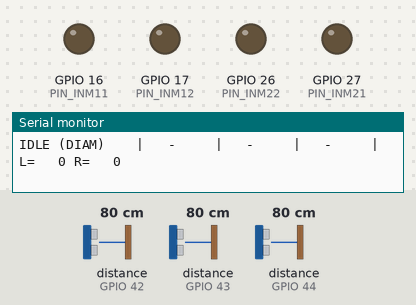
Simulated run of this program. Board: ESP32. Shown: output pins drawn as LEDs (lit = HIGH), the last lines printed to the serial monitor. The inputs (shaded band) are chosen by the test bench; at power-on: distance to the obstacle (sensors on GPIO 42, GPIO 43, GPIO 44) 80 cm.

Above: at 1.2 s.
1.3 s: distance to the obstacle (sensor on GPIO 42) set to 44 cm
2.8 s: distance to the obstacle (sensor on GPIO 42) set to 37 cm
At 4.1 s:
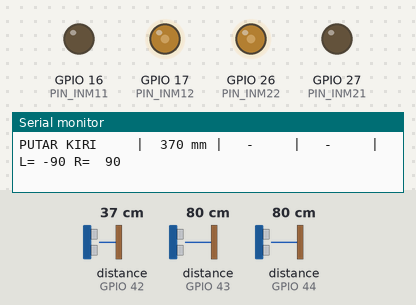
4.4 s: distance to the obstacle (sensor on GPIO 43) set to 44 cm
5.9 s: distance to the obstacle (sensor on GPIO 43) set to 36 cm
At 6.4 s:
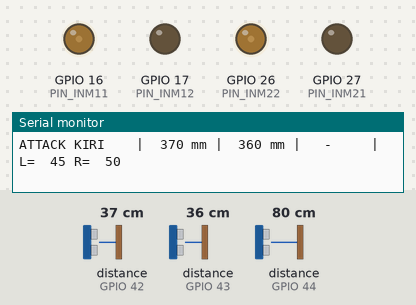
7.4 s: distance to the obstacle (sensor on GPIO 44) set to 2 cm
At 8.6 s:
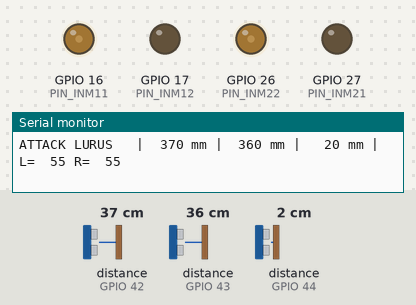
Timing chart, 0 to 10.4 s (numbered marks = the images above; inputs shaded):
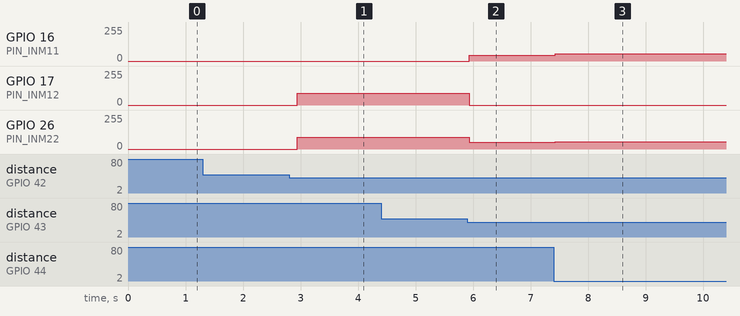

Measured:
- the behaviour switches between 41 and 40 cm on distance to the obstacle (sensor on GPIO 42) (found by bisection; images 0 and 1)
- the behaviour switches between 41 and 40 cm on distance to the obstacle (sensor on GPIO 43) (found by bisection; images 1 and 2)
- after the input at 2.8 s, GPIO 17 (PIN_INM12), GPIO 26 (PIN_INM22): 0/255 → 90/255 after 0.14 s
- after the input at 5.9 s, GPIO 16 (PIN_INM11): 0/255 → 45/255 at once; GPIO 17 (PIN_INM12): 90/255 → 0/255 at once; GPIO 26 (PIN_INM22): 90/255 → 50/255 at once
- after the input at 7.4 s, GPIO 16 (PIN_INM11): 45/255 → 55/255 at once; GPIO 26 (PIN_INM22): 50/255 → 55/255 at once

The program:

main.cpp
```cpp
#include <Arduino.h>
#include <Wire.h>
#include <VL53L1X.h>

// =============================================================================
// TUNING VARIABLES - Ubah nilai di sini untuk tuning perilaku robot
// =============================================================================

// --- Sensor ---
const uint16_t ENEMY_MAX_DIST_MM        = 400;  // Jarak maksimum musuh dianggap terdeteksi (mm)
const uint16_t ENEMY_MIN_DIST_MM        = 1;    // Jarak minimum valid (abaikan 0 mm)

// --- Kecepatan Motor (0 - 255) ---
const int SPEED_ATTACK_FULL             = 55;  // Kecepatan maju lurus saat musuh tepat di depan
const int SPEED_ATTACK_OUTER            = 50;  // Kecepatan roda luar saat maju + belok
const int SPEED_ATTACK_INNER            = 45;  // Kecepatan roda dalam saat maju + belok
const int SPEED_TURN_IN_PLACE           = 90;  // Kecepatan belok di tempat (roda berlawanan)

// --- Timing ---
const unsigned long SENSOR_READ_INTERVAL_MS = 25; // Interval baca sensor (ms), minimum = timing budget

// =============================================================================
// PIN CONFIGURATION
// =============================================================================

// Motor Driver DRV8833
#define PIN_INM11  16   // Motor Kiri  IN1
#define PIN_INM12  17   // Motor Kiri  IN2
#define PIN_INM21  27   // Motor Kanan IN1
#define PIN_INM22  26   // Motor Kanan IN2

// Invert motor direction jika wiring terbalik secara mekanis
#define INVERT_LEFT_MOTOR   false
#define INVERT_RIGHT_MOTOR  true

// I2C Bus 0 (hanya Bus 0 yang digunakan, Bus 1 tidak dipasang)
#define I2C0_SDA  21
#define I2C0_SCL  22

// XSHUT pins: masing-masing mengontrol 1 sensor
// Posisi: Pos0 = Kiri, Pos1 = Tengah, Pos2 = Kanan
#define SENSOR_LEFT    0
#define SENSOR_CENTER  1
#define SENSOR_RIGHT   2

const uint8_t SENSOR_COUNT              = 3;
const uint8_t xshutPins[SENSOR_COUNT]   = {25, 33, 32};
const uint8_t sensorAddresses[SENSOR_COUNT] = {0x2A, 0x2B, 0x2C};

// =============================================================================
// PWM CONFIGURATION
// =============================================================================
const int PWM_FREQ       = 20000;  // 20 kHz ultrasonic (senyap)
const int PWM_RESOLUTION = 8;      // 8-bit (0-255)

// LEDC Channels (ESP32 Arduino Core v2.x)
const int CH_M11 = 0;
const int CH_M12 = 1;
const int CH_M21 = 2;
const int CH_M22 = 3;

// =============================================================================
// SENSOR STATE
// =============================================================================
TwoWire I2CBus0 = TwoWire(0);
VL53L1X sensors[SENSOR_COUNT];
bool sensorConnected[SENSOR_COUNT] = {false, false, false};

// Valid distance reading per sensor (0 = tidak terdeteksi / tidak valid)
uint16_t dist[SENSOR_COUNT] = {0, 0, 0};

// =============================================================================
// MOTOR DRIVER HELPERS
// =============================================================================
void writePWM(int pin, int channel, int duty) {
#if defined(ESP_ARDUINO_VERSION_MAJOR) && ESP_ARDUINO_VERSION_MAJOR >= 3
    ledcWrite(pin, duty);
#else
    ledcWrite(channel, duty);
#endif
}

void initMotorPWM() {
#if defined(ESP_ARDUINO_VERSION_MAJOR) && ESP_ARDUINO_VERSION_MAJOR >= 3
    ledcAttach(PIN_INM11, PWM_FREQ, PWM_RESOLUTION);
    ledcAttach(PIN_INM12, PWM_FREQ, PWM_RESOLUTION);
    ledcAttach(PIN_INM21, PWM_FREQ, PWM_RESOLUTION);
    ledcAttach(PIN_INM22, PWM_FREQ, PWM_RESOLUTION);
#else
    ledcSetup(CH_M11, PWM_FREQ, PWM_RESOLUTION);
    ledcAttachPin(PIN_INM11, CH_M11);
    ledcSetup(CH_M12, PWM_FREQ, PWM_RESOLUTION);
    ledcAttachPin(PIN_INM12, CH_M12);
    ledcSetup(CH_M21, PWM_FREQ, PWM_RESOLUTION);
    ledcAttachPin(PIN_INM21, CH_M21);
    ledcSetup(CH_M22, PWM_FREQ, PWM_RESOLUTION);
    ledcAttachPin(PIN_INM22, CH_M22);
#endif
}

// speed: -255 (mundur) hingga +255 (maju)
void setLeftMotor(int speed) {
    if (INVERT_LEFT_MOTOR) speed = -speed;
    speed = constrain(speed, -255, 255);
    if (speed > 0) {
        writePWM(PIN_INM11, CH_M11, speed);
        writePWM(PIN_INM12, CH_M12, 0);
    } else if (speed < 0) {
        writePWM(PIN_INM11, CH_M11, 0);
        writePWM(PIN_INM12, CH_M12, -speed);
    } else {
        writePWM(PIN_INM11, CH_M11, 0);
        writePWM(PIN_INM12, CH_M12, 0);
    }
}

void setRightMotor(int speed) {
    if (INVERT_RIGHT_MOTOR) speed = -speed;
    speed = constrain(speed, -255, 255);
    if (speed > 0) {
        writePWM(PIN_INM21, CH_M21, speed);
        writePWM(PIN_INM22, CH_M22, 0);
    } else if (speed < 0) {
        writePWM(PIN_INM21, CH_M21, 0);
        writePWM(PIN_INM22, CH_M22, -speed);
    } else {
        writePWM(PIN_INM21, CH_M21, 0);
        writePWM(PIN_INM22, CH_M22, 0);
    }
}

void setMotors(int left, int right) {
    setLeftMotor(left);
    setRightMotor(right);
}

void stopMotors() {
    setMotors(0, 0);
}

// =============================================================================
// SENSOR INITIALIZATION
// =============================================================================
bool initSensor(VL53L1X &sensor, uint8_t address, const char *label) {
    sensor.setBus(&I2CBus0);
    sensor.setTimeout(500);
    if (!sensor.init()) {
        Serial.printf("[WARN] Sensor '%s' tidak terdeteksi, dilewati.\n", label);
        return false;
    }
    sensor.setAddress(address);
    sensor.setDistanceMode(VL53L1X::Short);
    sensor.setMeasurementTimingBudget(20000); // 20 ms minimum

    // ROI: Baca 50% atas (fisik). Lensa membalik, jadi SPAD bawah = fisik atas.
    // Ukuran 16x8, center SPAD 60 (baris 0-7 dari bawah grid)
    sensor.setROISize(16, 8);
    sensor.setROICenter(60);

    sensor.startContinuous(20);
    Serial.printf("[OK]  Sensor '%s' siap di alamat 0x%02X\n", label, address);
    return true;
}

// =============================================================================
// SENSOR READING
// =============================================================================
const char* sensorLabel[SENSOR_COUNT] = {"KIRI ", "TNGAH", "KANAN"};

void readSensors() {
    for (uint8_t i = 0; i < SENSOR_COUNT; i++) {
        if (!sensorConnected[i]) {
            dist[i] = 0;
            continue;
        }
        uint16_t raw = sensors[i].read(false); // non-blocking
        if (sensors[i].timeoutOccurred() || raw < ENEMY_MIN_DIST_MM || raw > ENEMY_MAX_DIST_MM) {
            dist[i] = 0; // Tidak valid / di luar range 1-400mm
        } else {
            dist[i] = raw;
        }
    }
}

// =============================================================================
// AUTONOMOUS DECISION ENGINE
// =============================================================================

// Enum untuk state robot
typedef enum {
    STATE_IDLE,          // Tidak ada musuh (1-400mm) - DIAM / tidak bergerak
    STATE_ATTACK_FULL,   // Musuh di depan - maju lurus
    STATE_ATTACK_LEFT,   // Musuh kiri+tengah - maju + belok kiri
    STATE_ATTACK_RIGHT,  // Musuh tengah+kanan - maju + belok kanan
    STATE_TURN_LEFT,     // Hanya sensor kiri - belok kiri di tempat
    STATE_TURN_RIGHT,    // Hanya sensor kanan - belok kanan di tempat
} RobotState;

RobotState lastState = STATE_IDLE;

RobotState decideState() {
    bool L = (dist[SENSOR_LEFT]   >= ENEMY_MIN_DIST_MM && dist[SENSOR_LEFT]   <= ENEMY_MAX_DIST_MM);
    bool C = (dist[SENSOR_CENTER] >= ENEMY_MIN_DIST_MM && dist[SENSOR_CENTER] <= ENEMY_MAX_DIST_MM);
    bool R = (dist[SENSOR_RIGHT]  >= ENEMY_MIN_DIST_MM && dist[SENSOR_RIGHT]  <= ENEMY_MAX_DIST_MM);

    // Prioritas: jika terdeteksi musuh
    if (C && L && R)   return STATE_ATTACK_FULL;   // Semua terdeteksi -> maju lurus
    if (C && !L && !R) return STATE_ATTACK_FULL;  // Hanya tengah -> maju lurus
    if (C && L && !R)  return STATE_ATTACK_LEFT;   // Tengah + kiri -> belok kiri sedikit
    if (C && !L && R)  return STATE_ATTACK_RIGHT;  // Tengah + kanan -> belok kanan sedikit
    if (L && !C && !R) return STATE_TURN_LEFT;    // Hanya kiri -> putar kiri di tempat
    if (R && !C && !L) return STATE_TURN_RIGHT;   // Hanya kanan -> putar kanan di tempat
    if (L && R && !C)  return STATE_ATTACK_FULL;  // Kiri & kanan -> maju lurus

    // Default: Tidak ada musuh terdeteksi di range 1-400mm -> robot DIAM
    return STATE_IDLE;
}

void executeState(RobotState state) {
    switch (state) {
        case STATE_ATTACK_FULL:
            // Maju lurus penuh
            setMotors(SPEED_ATTACK_FULL, SPEED_ATTACK_FULL);
            break;

        case STATE_ATTACK_LEFT:
            // Maju + belok kiri: roda kanan lebih kencang
            setMotors(SPEED_ATTACK_INNER, SPEED_ATTACK_OUTER);
            break;

        case STATE_ATTACK_RIGHT:
            // Maju + belok kanan: roda kiri lebih kencang
            setMotors(SPEED_ATTACK_OUTER, SPEED_ATTACK_INNER);
            break;

        case STATE_TURN_LEFT:
            // Belok kiri di tempat: kiri mundur, kanan maju
            setMotors(-SPEED_TURN_IN_PLACE, SPEED_TURN_IN_PLACE);
            break;

        case STATE_TURN_RIGHT:
            // Belok kanan di tempat: kiri maju, kanan mundur
            setMotors(SPEED_TURN_IN_PLACE, -SPEED_TURN_IN_PLACE);
            break;

        case STATE_IDLE:
        default:
            // Tidak ada musuh: bot tidak bergerak sama sekali
            stopMotors();
            break;
    }
}

const char* stateName(RobotState s) {
    switch (s) {
        case STATE_ATTACK_FULL:  return "ATTACK LURUS ";
        case STATE_ATTACK_LEFT:  return "ATTACK KIRI  ";
        case STATE_ATTACK_RIGHT: return "ATTACK KANAN ";
        case STATE_TURN_LEFT:    return "PUTAR KIRI   ";
        case STATE_TURN_RIGHT:   return "PUTAR KANAN  ";
        case STATE_IDLE:         return "IDLE (DIAM)  ";
        default:                 return "UNKNOWN      ";
    }
}

// =============================================================================
// SETUP
// =============================================================================
void setup() {
    Serial.begin(921600);
    while (!Serial) delay(10);

    Serial.println("============================================");
    Serial.println("   SUMOBOT AUTONOMOUS - VL53L1X Edition   ");
    Serial.println("============================================");

    // 1. Init Motor PWM
    initMotorPWM();
    stopMotors();
    Serial.println("[OK] Motor PWM diinisialisasi.");

    // 2. Init I2C
    I2CBus0.begin(I2C0_SDA, I2C0_SCL);
    I2CBus0.setClock(400000);
    Serial.println("[OK] I2C Bus 0 siap (SDA=21, SCL=22).");

    // 3. Tahan semua sensor dalam reset
    for (uint8_t i = 0; i < SENSOR_COUNT; i++) {
        pinMode(xshutPins[i], OUTPUT);
        digitalWrite(xshutPins[i], LOW);
    }
    delay(10);

    // 4. Init sensor satu per satu
    Serial.println("Inisialisasi sensor VL53L1X...");
    uint8_t connected = 0;
    const char* labels[SENSOR_COUNT] = {"Kiri (Pos0)", "Tengah (Pos1)", "Kanan (Pos2)"};
    for (uint8_t i = 0; i < SENSOR_COUNT; i++) {
        pinMode(xshutPins[i], INPUT); // Lepaskan XSHUT -> sensor menyala
        delay(10);
        sensorConnected[i] = initSensor(sensors[i], sensorAddresses[i], labels[i]);
        if (sensorConnected[i]) connected++;
    }

    Serial.printf("\n%u dari %u sensor aktif.\n", connected, SENSOR_COUNT);
    if (connected == 0) {
        Serial.println("[ERROR] Tidak ada sensor yang terdeteksi! Periksa wiring.");
        while (1) delay(1000);
    }

    Serial.println("============================================");
    Serial.printf("%-14s | %-7s | %-7s | %-7s | %-14s\n",
                  "State", "KIRI", "TENGAH", "KANAN", "Motor L/R");
    Serial.println("------------------------------------------------------------");
}

// =============================================================================
// MAIN LOOP
// =============================================================================
void loop() {
    static unsigned long lastRead = 0;
    static unsigned long lastPrint = 0;
    unsigned long now = millis();

    // Baca sensor sesuai interval
    if (now - lastRead >= SENSOR_READ_INTERVAL_MS) {
        lastRead = now;

        readSensors();

        RobotState state = decideState();
        executeState(state);

        // Debug serial setiap 100ms agar tidak banjir tapi tetap informatif
        if (now - lastPrint >= 100) {
            lastPrint = now;

            // Format jarak: tampilkan angka atau "-" jika tidak terdeteksi
            char dL[8], dC[8], dR[8];
            dist[SENSOR_LEFT]   ? snprintf(dL, sizeof(dL), "%4u mm", dist[SENSOR_LEFT])   : snprintf(dL, sizeof(dL), "  -    ");
            dist[SENSOR_CENTER] ? snprintf(dC, sizeof(dC), "%4u mm", dist[SENSOR_CENTER]) : snprintf(dC, sizeof(dC), "  -    ");
            dist[SENSOR_RIGHT]  ? snprintf(dR, sizeof(dR), "%4u mm", dist[SENSOR_RIGHT])  : snprintf(dR, sizeof(dR), "  -    ");

            // Hitung output motor dari state saat ini untuk display
            int showL = 0, showR = 0;
            switch (state) {
                case STATE_ATTACK_FULL:  showL =  SPEED_ATTACK_FULL;  showR =  SPEED_ATTACK_FULL;  break;
                case STATE_ATTACK_LEFT:  showL =  SPEED_ATTACK_INNER; showR =  SPEED_ATTACK_OUTER; break;
                case STATE_ATTACK_RIGHT: showL =  SPEED_ATTACK_OUTER; showR =  SPEED_ATTACK_INNER; break;
                case STATE_TURN_LEFT:    showL = -SPEED_TURN_IN_PLACE; showR =  SPEED_TURN_IN_PLACE; break;
                case STATE_TURN_RIGHT:   showL =  SPEED_TURN_IN_PLACE; showR = -SPEED_TURN_IN_PLACE; break;
                case STATE_IDLE:
                default:                 showL = 0;                    showR = 0;                    break;
            }

            Serial.printf("%-14s | %s | %s | %s | L=%4d R=%4d\n",
                          stateName(state), dL, dC, dR, showL, showR);

            lastState = state;
        }
    }
}
```
